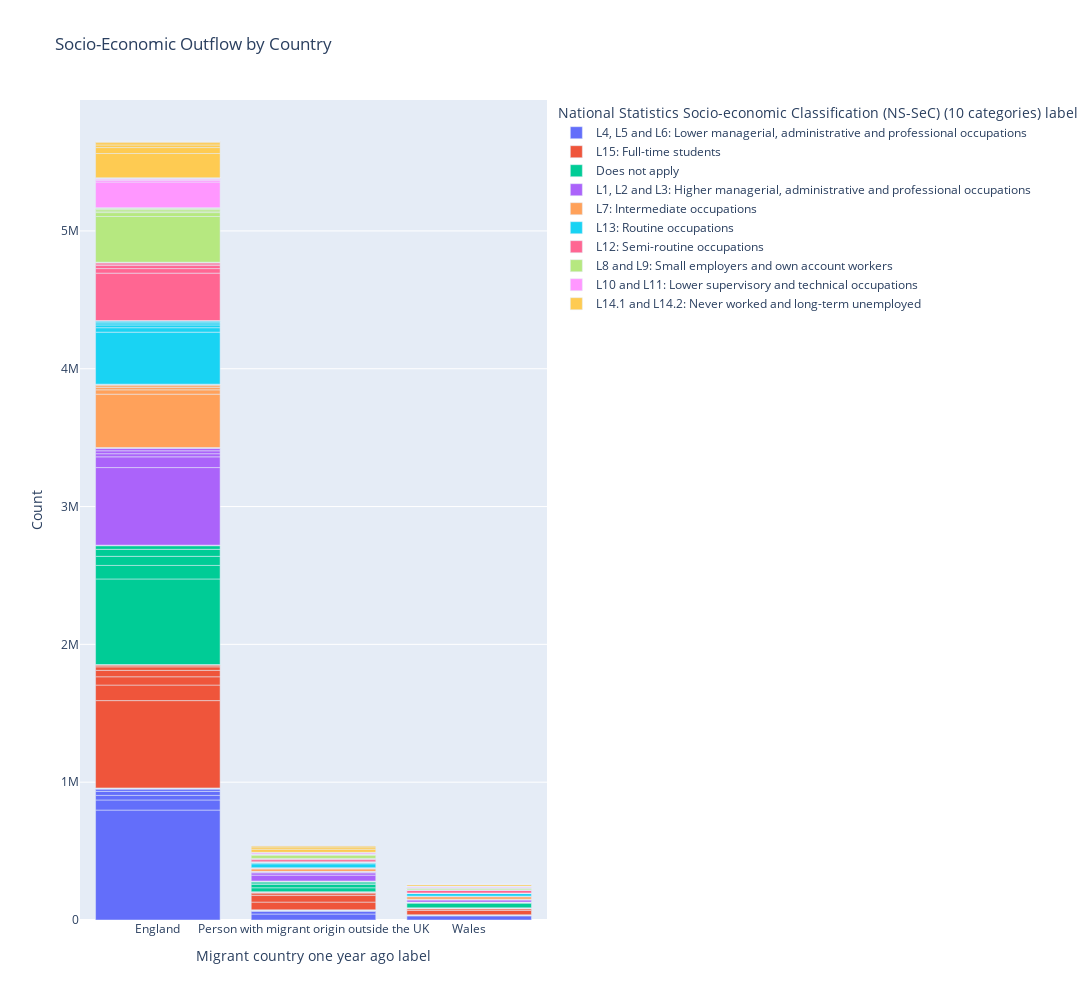

The notebook cell saved with this chart:
### Code cell
# Group by socio-economic classification and count
soec2_category = mig_ctry_out_df.groupby(['Migrant country one year ago label', 'National Statistics Socio-economic Classification (NS-SeC) (10 categories) label'])['Count'].sum().reset_index()


soec2_category = mig_ctry_out_df[mig_ctry_out_df['Migrant country one year ago label'] != 'Does not apply']

soec2_category = soec2_category.sort_values(by='Count', ascending=False)
soec2_category
# Create a single bar chart with colors based on migration categories
fig = px.bar(soec2_category, 
             x='Migrant country one year ago label', 
             y='Count', 
             color='National Statistics Socio-economic Classification (NS-SeC) (10 categories) label',
             labels={'Count': 'Count'},
             title='Socio-Economic Outflow by Country',
             width=1400, 
             height=1000)

# Customize tooltip format
fig.update_traces(hovertemplate='%{y:,.0f} Count')

# Show the plot
fig.show()

### Figure 1 — Plotly figure (JSON) as saved in the notebook; plotly's stock layout.template omitted (floating-point values rounded to 4 significant figures)
{"data": [{"alignmentgroup": "True", "hovertemplate": "%{y:,.0f} Count", "legendgroup": "L4, L5 and L6: Lower managerial, administrative and professional occupations", "marker": {"color": "#636efa", "pattern": {"shape": ""}}, "name": "L4, L5 and L6: Lower managerial, administrative and professional occupations", "offsetgroup": "L4, L5 and L6: Lower managerial, administrative and professional occupations", "orientation": "v", "showlegend": true, "textposition": "auto", "type": "bar", "x": ["England", "England", "Person with migrant origin outside the UK", "England", "Wales", "England", "Person with migrant origin outside the UK", "England", "England", "Wales", "Person with migrant origin outside the UK", "Person with migrant origin outside the UK", "Person with migrant origin outside the UK", "Wales", "Wales", "England", "Wales", "Wales", "England", "England", "Wales", "Wales", "Wales", "England", "Wales", "Wales", "Person with migrant origin outside the UK", "Person with migrant origin outside the UK", "Person with migrant origin outside the UK", "Person with migrant origin outside the UK", "Person with migrant origin outside the UK", "England", "Wales", "Person with migrant origin outside the UK", "Person with migrant origin outside the UK", "England"], "xaxis": "x", "y": [797625, 73324, 43411, 33204, 30003, 29301, 18884, 15981, 8081, 5719, 5486, 3312, 2548, 777, 491, 337, 310, 209, 191, 190, 177, 154, 117, 81, 70, 0, 0, 0, 0, 0, 0, 0, 0, 0, 0, 0], "yaxis": "y"}, {"alignmentgroup": "True", "hovertemplate": "%{y:,.0f} Count", "legendgroup": "L15: Full-time students", "marker": {"color": "#EF553B", "pattern": {"shape": ""}}, "name": "L15: Full-time students", "offsetgroup": "L15: Full-time students", "orientation": "v", "showlegend": true, "textposition": "auto", "type": "bar", "x": ["England", "England", "England", "Person with migrant origin outside the UK", "Person with migrant origin outside the UK", "England", "Wales", "England", "England", "Person with migrant origin outside the UK", "Wales", "Person with migrant origin outside the UK", "Person with migrant origin outside the UK", "Wales", "England", "Wales", "Wales", "Wales", "Wales", "England", "Wales", "England", "Wales", "England", "Wales", "Wales", "Wales", "Person with migrant origin outside the UK", "Person with migrant origin outside the UK", "Person with migrant origin outside the UK", "Person with migrant origin outside the UK", "Person with migrant origin outside the UK", "England", "England", "Person with migrant origin outside the UK", "Person with migrant origin outside the UK"], "xaxis": "x", "y": [633547, 112838, 60114, 56085, 47795, 46764, 30850, 25366, 14042, 13305, 11539, 9303, 5298, 2816, 1312, 1161, 984, 971, 814, 713, 549, 461, 321, 310, 260, 0, 0, 0, 0, 0, 0, 0, 0, 0, 0, 0], "yaxis": "y"}, {"alignmentgroup": "True", "hovertemplate": "%{y:,.0f} Count", "legendgroup": "Does not apply", "marker": {"color": "#00cc96", "pattern": {"shape": ""}}, "name": "Does not apply", "offsetgroup": "Does not apply", "orientation": "v", "showlegend": true, "textposition": "auto", "type": "bar", "x": ["England", "England", "England", "England", "Wales", "Person with migrant origin outside the UK", "England", "Person with migrant origin outside the UK", "Person with migrant origin outside the UK", "Person with migrant origin outside the UK", "Person with migrant origin outside the UK", "England", "Wales", "Wales", "Wales", "Wales", "Wales", "Wales", "England", "England", "Wales", "Wales", "England", "England", "Wales", "Wales", "Person with migrant origin outside the UK", "Person with migrant origin outside the UK", "Person with migrant origin outside the UK", "Person with migrant origin outside the UK", "Person with migrant origin outside the UK", "Person with migrant origin outside the UK", "Wales", "Person with migrant origin outside the UK", "England", "England"], "xaxis": "x", "y": [620855, 98217, 65940, 50915, 34705, 28363, 25990, 24713, 10531, 8343, 5840, 3590, 1946, 1581, 1394, 591, 556, 322, 286, 242, 153, 151, 150, 131, 130, 0, 0, 0, 0, 0, 0, 0, 0, 0, 0, 0], "yaxis": "y"}, {"alignmentgroup": "True", "hovertemplate": "%{y:,.0f} Count", "legendgroup": "L1, L2 and L3: Higher managerial, administrative and professional occupations", "marker": {"color": "#ab63fa", "pattern": {"shape": ""}}, "name": "L1, L2 and L3: Higher managerial, administrative and professional occupations", "offsetgroup": "L1, L2 and L3: Higher managerial, administrative and professional occupations", "orientation": "v", "showlegend": true, "textposition": "auto", "type": "bar", "x": ["England", "England", "Person with migrant origin outside the UK", "England", "England", "Person with migrant origin outside the UK", "England", "Wales", "England", "Person with migrant origin outside the UK", "Wales", "Person with migrant origin outside the UK", "Person with migrant origin outside the UK", "Wales", "Wales", "England", "Wales", "Wales", "Wales", "England", "England", "Wales", "Wales", "Wales", "England", "Wales", "Person with migrant origin outside the UK", "Person with migrant origin outside the UK", "Person with migrant origin outside the UK", "Person with migrant origin outside the UK", "Person with migrant origin outside the UK", "England", "Wales", "Person with migrant origin outside the UK", "Person with migrant origin outside the UK", "England"], "xaxis": "x", "y": [562801, 77873, 42262, 22694, 21026, 16631, 16481, 15150, 6121, 4490, 4022, 3814, 2457, 789, 483, 481, 282, 184, 181, 178, 140, 124, 119, 113, 113, 0, 0, 0, 0, 0, 0, 0, 0, 0, 0, 0], "yaxis": "y"}, {"alignmentgroup": "True", "hovertemplate": "%{y:,.0f} Count", "legendgroup": "L7: Intermediate occupations", "marker": {"color": "#FFA15A", "pattern": {"shape": ""}}, "name": "L7: Intermediate occupations", "offsetgroup": "L7: Intermediate occupations", "orientation": "v", "showlegend": true, "textposition": "auto", "type": "bar", "x": ["England", "England", "Person with migrant origin outside the UK", "Wales", "England", "England", "England", "Person with migrant origin outside the UK", "England", "Wales", "Person with migrant origin outside the UK", "Person with migrant origin outside the UK", "Person with migrant origin outside the UK", "Wales", "Wales", "England", "Wales", "Wales", "Wales", "England", "Wales", "England", "Wales", "Wales", "England", "Wales", "Person with migrant origin outside the UK", "Person with migrant origin outside the UK", "Person with migrant origin outside the UK", "Person with migrant origin outside the UK", "Person with migrant origin outside the UK", "England", "Wales", "England", "Person with migrant origin outside the UK", "Person with migrant origin outside the UK"], "xaxis": "x", "y": [387422, 31542, 17563, 17540, 16427, 13208, 7304, 5086, 3866, 3021, 1688, 1465, 1084, 322, 280, 158, 138, 125, 121, 94, 76, 63, 58, 34, 30, 0, 0, 0, 0, 0, 0, 0, 0, 0, 0, 0], "yaxis": "y"}, {"alignmentgroup": "True", "hovertemplate": "%{y:,.0f} Count", "legendgroup": "L13: Routine occupations", "marker": {"color": "#19d3f3", "pattern": {"shape": ""}}, "name": "L13: Routine occupations", "offsetgroup": "L13: Routine occupations", "orientation": "v", "showlegend": true, "textposition": "auto", "type": "bar", "x": ["England", "England", "Person with migrant origin outside the UK", "England", "Wales", "England", "England", "Person with migrant origin outside the UK", "England", "Person with migrant origin outside the UK", "Person with migrant origin outside the UK", "Wales", "Person with migrant origin outside the UK", "Wales", "Wales", "Wales", "Wales", "England", "England", "Wales", "Wales", "England", "Wales", "England", "Wales", "Wales", "Person with migrant origin outside the UK", "Person with migrant origin outside the UK", "Person with migrant origin outside the UK", "Person with migrant origin outside the UK", "Person with migrant origin outside the UK", "England", "England", "Wales", "Person with migrant origin outside the UK", "Person with migrant origin outside the UK"], "xaxis": "x", "y": [377233, 32389, 28241, 20282, 19132, 14894, 13361, 6772, 3188, 3153, 3095, 2440, 1693, 404, 338, 265, 254, 94, 90, 84, 65, 48, 47, 46, 35, 0, 0, 0, 0, 0, 0, 0, 0, 0, 0, 0], "yaxis": "y"}, {"alignmentgroup": "True", "hovertemplate": "%{y:,.0f} Count", "legendgroup": "L12: Semi-routine occupations", "marker": {"color": "#FF6692", "pattern": {"shape": ""}}, "name": "L12: Semi-routine occupations", "offsetgroup": "L12: Semi-routine occupations", "orientation": "v", "showlegend": true, "textposition": "auto", "type": "bar", "x": ["England", "England", "England", "Wales", "Person with migrant origin outside the UK", "England", "England", "Person with migrant origin outside the UK", "England", "Wales", "Person with migrant origin outside the UK", "Person with migrant origin outside the UK", "Person with migrant origin outside the UK", "Wales", "Wales", "Wales", "England", "Wales", "Wales", "Wales", "Wales", "England", "England", "England", "Wales", "Wales", "Person with migrant origin outside the UK", "Person with migrant origin outside the UK", "Person with migrant origin outside the UK", "Person with migrant origin outside the UK", "Person with migrant origin outside the UK", "England", "Wales", "England", "Person with migrant origin outside the UK", "Person with migrant origin outside the UK"], "xaxis": "x", "y": [343926, 33113, 22022, 20007, 15145, 11704, 8887, 4766, 3408, 2619, 2296, 1298, 827, 473, 337, 200, 150, 131, 127, 74, 74, 57, 47, 45, 38, 0, 0, 0, 0, 0, 0, 0, 0, 0, 0, 0], "yaxis": "y"}, {"alignmentgroup": "True", "hovertemplate": "%{y:,.0f} Count", "legendgroup": "L8 and L9: Small employers and own account workers", "marker": {"color": "#B6E880", "pattern": {"shape": ""}}, "name": "L8 and L9: Small employers and own account workers", "offsetgroup": "L8 and L9: Small employers and own account workers", "orientation": "v", "showlegend": true, "textposition": "auto", "type": "bar", "x": ["England", "England", "Person with migrant origin outside the UK", "Wales", "England", "England", "England", "Person with migrant origin outside the UK", "England", "Person with migrant origin outside the UK", "Wales", "Person with migrant origin outside the UK", "Person with migrant origin outside the UK", "Wales", "Wales", "Wales", "England", "Wales", "Wales", "England", "England", "England", "Wales", "Wales", "Wales", "Wales", "Person with migrant origin outside the UK", "Person with migrant origin outside the UK", "Person with migrant origin outside the UK", "Person with migrant origin outside the UK", "Person with migrant origin outside the UK", "England", "Wales", "England", "Person with migrant origin outside the UK", "Person with migrant origin outside the UK"], "xaxis": "x", "y": [331763, 27990, 23470, 12392, 11739, 11068, 9716, 4112, 3283, 2206, 1757, 1402, 1283, 390, 196, 139, 139, 110, 89, 64, 56, 50, 46, 36, 34, 0, 0, 0, 0, 0, 0, 0, 0, 0, 0, 0], "yaxis": "y"}, {"alignmentgroup": "True", "hovertemplate": "%{y:,.0f} Count", "legendgroup": "L10 and L11: Lower supervisory and technical occupations", "marker": {"color": "#FF97FF", "pattern": {"shape": ""}}, "name": "L10 and L11: Lower supervisory and technical occupations", "offsetgroup": "L10 and L11: Lower supervisory and technical occupations", "orientation": "v", "showlegend": true, "textposition": "auto", "type": "bar", "x": ["England", "England", "Wales", "Person with migrant origin outside the UK", "England", "England", "England", "Person with migrant origin outside the UK", "England", "Wales", "Person with migrant origin outside the UK", "Person with migrant origin outside the UK", "Person with migrant origin outside the UK", "Wales", "Wales", "Wales", "England", "Wales", "Wales", "Wales", "England", "England", "England", "Wales", "Wales", "Wales", "Person with migrant origin outside the UK", "Person with migrant origin outside the UK", "Person with migrant origin outside the UK", "Person with migrant origin outside the UK", "Person with migrant origin outside the UK", "England", "England", "Wales", "Person with migrant origin outside the UK", "Person with migrant origin outside the UK"], "xaxis": "x", "y": [185668, 13082, 9264, 8066, 6184, 5362, 4871, 1850, 1495, 1112, 714, 614, 382, 194, 125, 79, 67, 65, 59, 31, 29, 25, 16, 16, 15, 0, 0, 0, 0, 0, 0, 0, 0, 0, 0, 0], "yaxis": "y"}, {"alignmentgroup": "True", "hovertemplate": "%{y:,.0f} Count", "legendgroup": "L14.1 and L14.2: Never worked and long-term unemployed", "marker": {"color": "#FECB52", "pattern": {"shape": ""}}, "name": "L14.1 and L14.2: Never worked and long-term unemployed", "offsetgroup": "L14.1 and L14.2: Never worked and long-term unemployed", "orientation": "v", "showlegend": true, "textposition": "auto", "type": "bar", "x": ["England", "England", "Person with migrant origin outside the UK", "England", "England", "Person with migrant origin outside the UK", "Wales", "England", "Person with migrant origin outside the UK", "Person with migrant origin outside the UK", "England", "Person with migrant origin outside the UK", "Wales", "Wales", "Wales", "Wales", "Wales", "Wales", "England", "Wales", "England", "Wales", "England", "Wales", "England", "Wales", "Person with migrant origin outside the UK", "Person with migrant origin outside the UK", "Person with migrant origin outside the UK", "Person with migrant origin outside the UK", "Person with migrant origin outside the UK", "Wales", "England", "England", "Person with migrant origin outside the UK", "Person with migrant origin outside the UK"], "xaxis": "x", "y": [175859, 43168, 22764, 18993, 17240, 15840, 10838, 9239, 7865, 5767, 1818, 1723, 1488, 585, 359, 263, 254, 240, 176, 163, 101, 76, 66, 50, 46, 0, 0, 0, 0, 0, 0, 0, 0, 0, 0, 0], "yaxis": "y"}], "layout": {"barmode": "relative", "height": 1000, "legend": {"title": {"text": "National Statistics Socio-economic Classification (NS-SeC) (10 categories) label"}, "tracegroupgap": 0}, "title": {"text": "Socio-Economic Outflow by Country"}, "width": 1400, "xaxis": {"anchor": "y", "domain": [0, 1], "title": {"text": "Migrant country one year ago label"}}, "yaxis": {"anchor": "x", "domain": [0, 1], "title": {"text": "Count"}}}}
